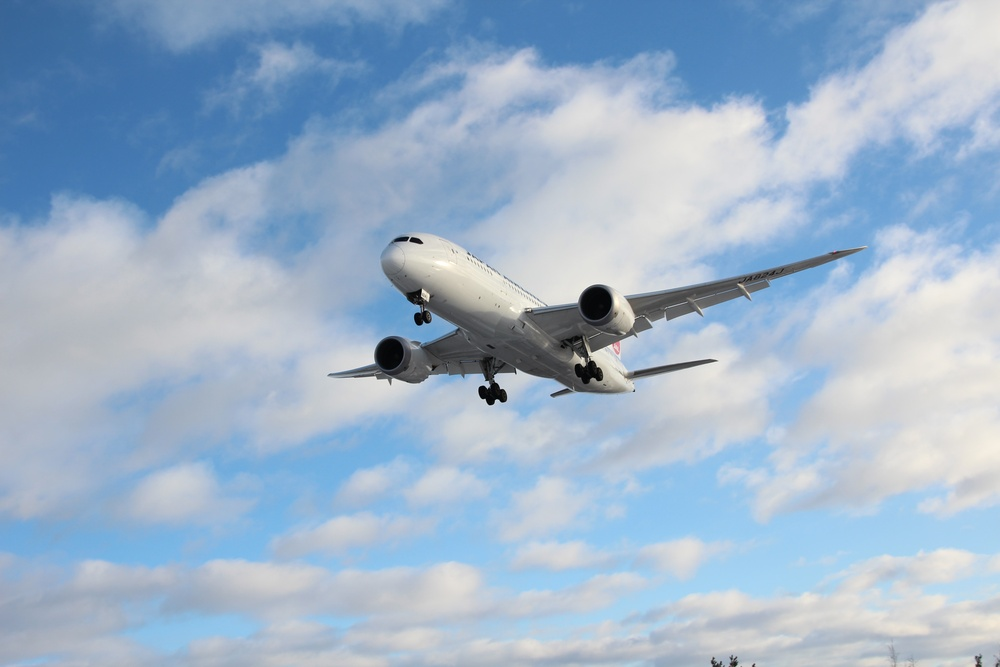
%> input picture aeroplane.jpg, 1000 x 667 px, shrunk from 5184 x 3456 before the run
$ octave read_color_hist.m   (GNU Octave 9; MATLAB toolbox functions it lacks are replaced by stand-ins)
%> lines starting %> are read from the running program, lines starting %| are printed output that depends on the picture; in (x1, y1, x2, y2) boxes, pixels count from 0 and x2, y2 are one past the last pixel; in counts of white or black regions, pixels touching at a corner belong together; the program's own positions count from 1
% Rishabh Dhawad
% Read the color image
color_img = imread('aeroplane.jpg');
%> color_img is the input picture: size 667x1000x3 uint8; mean R, G, B 157.9, 179.8, 202.7

% Convert the color image to grayscale
gray_img = rgb2gray(color_img);
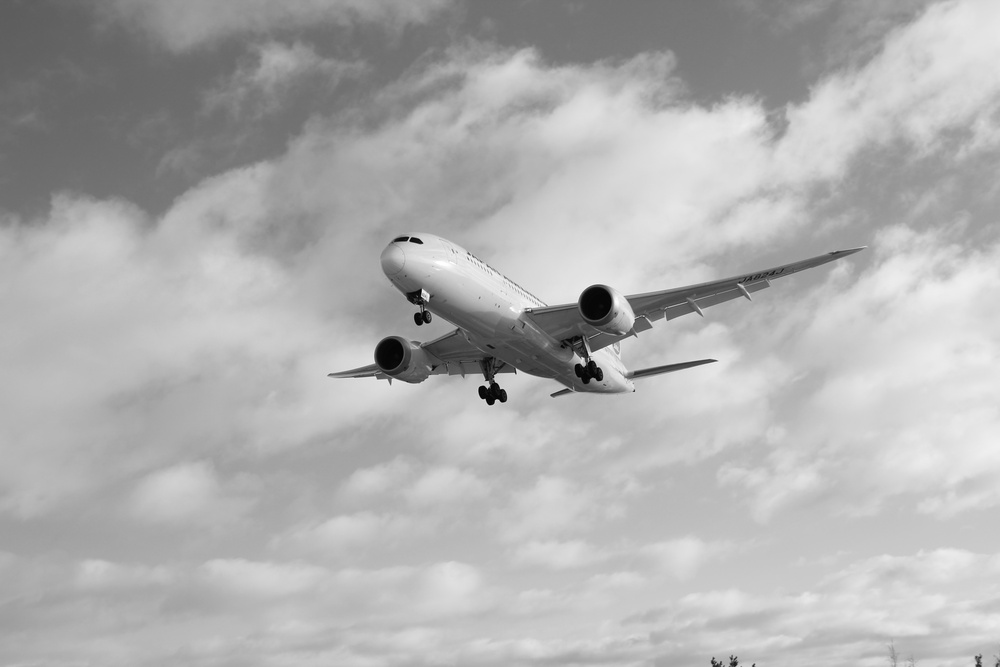
%> gray_img: size 667x1000 uint8; min 0, max 254, mean 175.8

% Convert the grayscale image to black-and-white using a fixed threshold
% Adjust the threshold value as needed
threshold = 0.8;
bw_img = im2bw(gray_img, threshold);
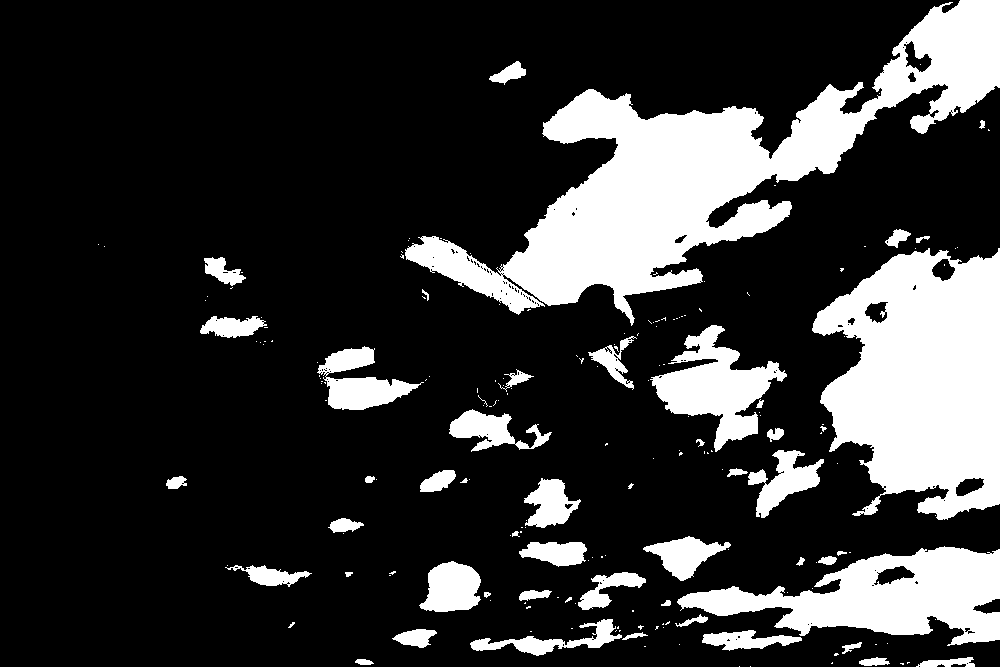
%> bw_img: size 667x1000 logical; 21.1% white; 191 white regions (141 under 20 px), largest, box (x1, y1, x2, y2) and area: (405, 0, 1000, 326) 54374, (812, 248, 1000, 520) 36355, (677, 546, 1000, 646) 16143

% Plot the histograms of the original, grayscale, and black-and-white images
figure;
subplot(3, 1, 1);
imhist(color_img);
title('Color Image');
subplot(3, 1, 2);
imhist(gray_img);
title('Grayscale Image');
subplot(3, 1, 3);
imhist(bw_img);
title('Black-and-White Image');
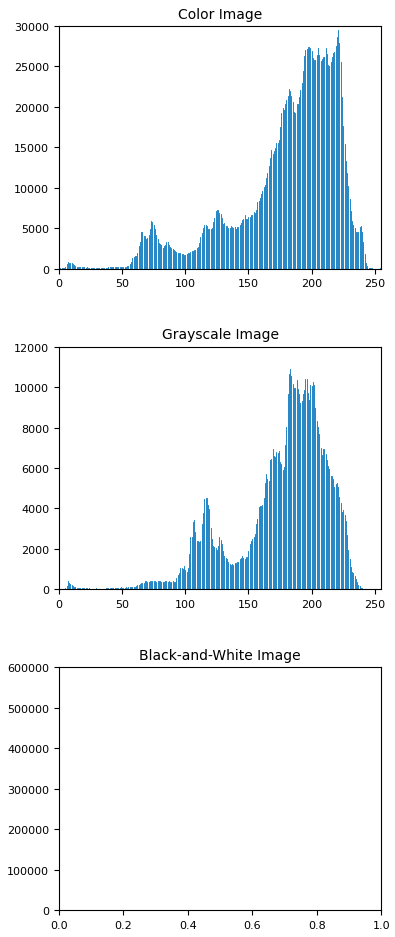
%> figure redrawn from the program's plot data, 3 panels; panel 1: highest point at x = 221, y = 29554; panel 2: highest point at x = 183, y = 10915
